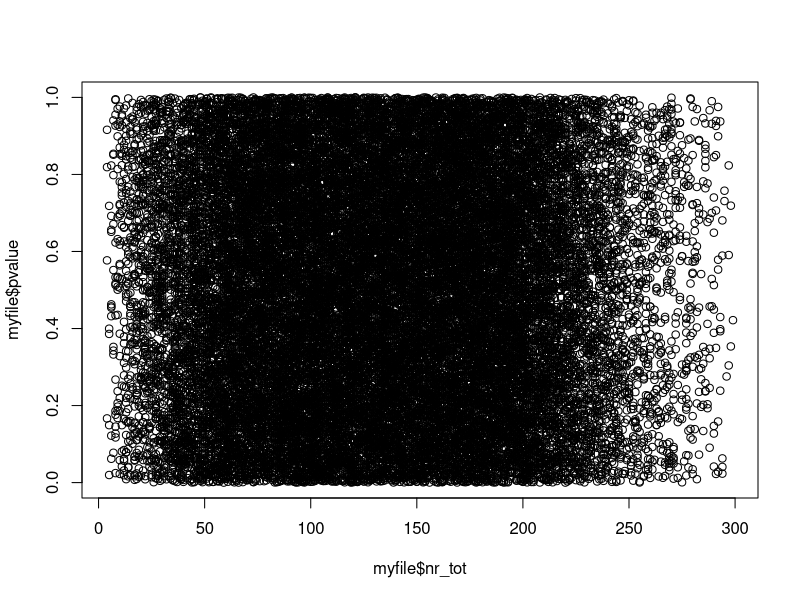
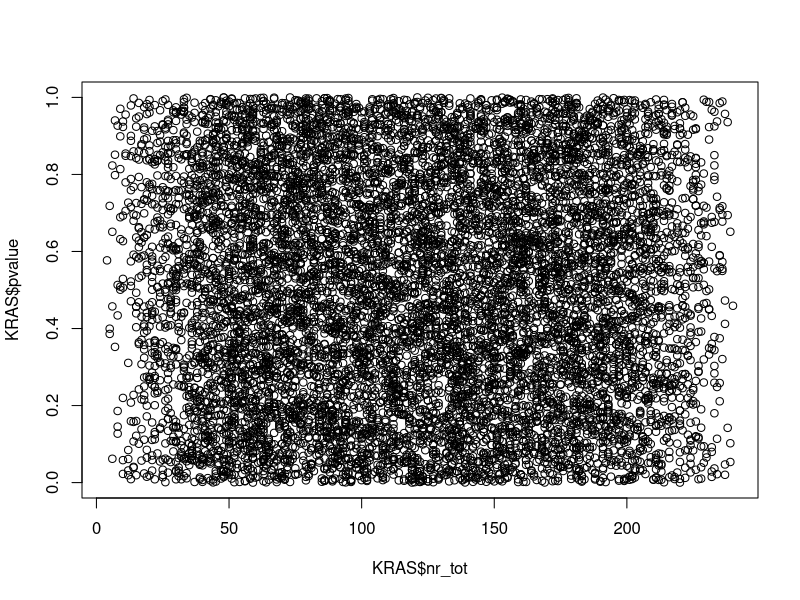
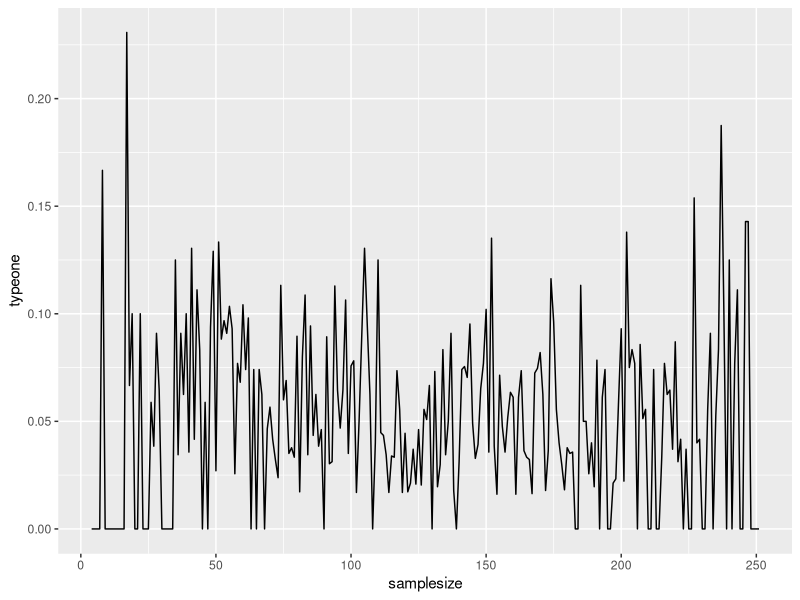
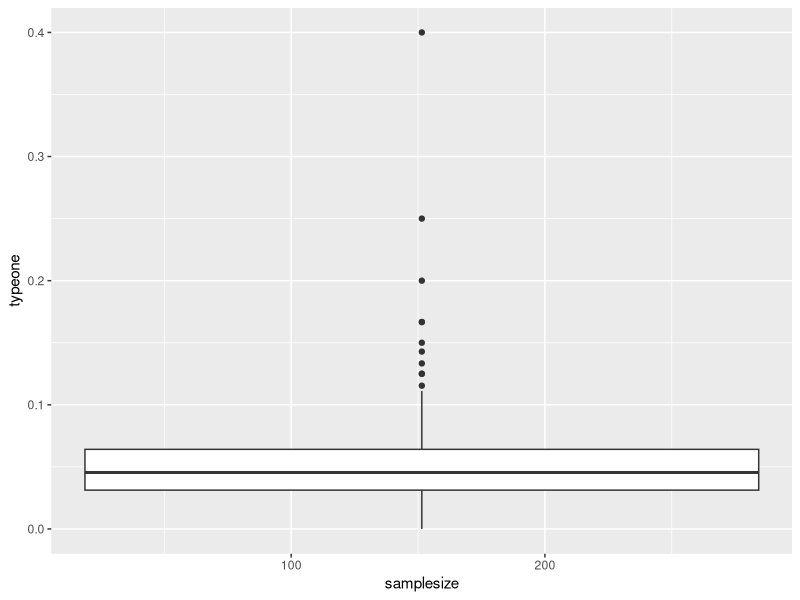

Write R code to recreate these figures, in order. (Note: this script raises an error after producing the figures.)
rm(list=ls())
set.seed(10)

nrRepeat = 10000
genes = c("KRAS", "TP53", "NRAS")
dat1 = data.frame(matrix(NA, nrRepeat , 4))
dat2 = data.frame(matrix(NA, nrRepeat , 4))
dat3 = data.frame(matrix(NA, nrRepeat , 4))


nr_genes_wt = c(180, 200, 190)
nr_genes_mut = c(72, 100, 50)
names(nr_genes_wt) = names(nr_genes_mut ) = genes

k = 1
colnames(dat1) = c("gene", "nr_wt", "nr_mut", "nr_tot")
colnames(dat2) = c("gene", "nr_wt", "nr_mut", "nr_tot")
colnames(dat3) = c("gene", "nr_wt", "nr_mut", "nr_tot")

##for(i in 1:3) {
  for(k in 1:nrRepeat) {
    nr_wt = sample(2:nr_genes_wt[1], 1)
    nr_mut = sample(2:min(nr_genes_wt[1]+1, nr_genes_mut[1]), 1)
    dat1[k, ] = c(genes[1], nr_wt, nr_mut, nr_wt + nr_mut)
    
  }
for(k in 1:nrRepeat) {
  nr_wt = sample(2:nr_genes_wt[2], 1)
  nr_mut = sample(2:min(nr_genes_wt[2]+1, nr_genes_mut[2]), 1)
  dat2[k, ] = c(genes[2], nr_wt, nr_mut, nr_wt + nr_mut)
  
}
for(k in 1:nrRepeat) {
  nr_wt = sample(2:nr_genes_wt[3], 1)
  nr_mut = sample(2:min(nr_genes_wt[3]+1, nr_genes_mut[3]), 1)
  dat3[k, ] = c(genes[3], nr_wt, nr_mut, nr_wt + nr_mut)
  
}
#}
datt<-rbind(dat1,dat2)
myfile<-rbind(datt,dat3)
head(myfile)
myfile$nr_tot<-as.numeric(myfile$nr_tot)
myfile$nr_wt<-as.numeric(myfile$nr_wt)
myfile$nr_mut<-as.numeric(myfile$nr_mut)
summary(myfile$nr_tot)
# fake p-values for type I error
myfile$pvalue = runif(nrow(myfile))
head(myfile)

# plotting
##s for type I error
plot(myfile$nr_tot,  myfile$pvalue)

# plotting
KRAS<-myfile[which(myfile$gene %in% "NRAS"),]
length(which(KRAS$pvalue<0.05))
dim(KRAS)
106/2000
plot(KRAS$nr_tot,KRAS$pvalue)


rm(list=ls())
set.seed(10)

nrRepeat = 10000
genes = c("KRAS", "TP53", "NRAS")
dat = data.frame(matrix(NA, nrRepeat * length(genes), 4))


nr_genes_wt = c(180, 200, 190)
nr_genes_mut = c(72, 100, 50)
names(nr_genes_wt) = names(nr_genes_mut ) = genes

k = 1
colnames(dat) = c("gene", "nr_wt", "nr_mut", "nr_tot")
for(gene in genes) {
  for(i in 1:nrRepeat) {
    nr_wt = sample(2:nr_genes_wt[gene], 1)
    nr_mut = sample(2:min(nr_genes_wt[gene]+1, nr_genes_mut[gene]), 1)
    dat[k, ] = c(gene, nr_wt, nr_mut, nr_wt + nr_mut)
    k = k + 1
  }
  
}
head(dat)
summary(dat$nr_tot)
dat[1500:1505,]
# fake p-values for type I error
dat$pvalue = runif(nrow(dat))
head(dat)

dat$nr_tot<-as.numeric(dat$nr_tot)

library(ggplot2)
mygene<-dat[which(dat$gene %in% "KRAS"),]
lu<-length(unique(mygene$nr_tot))
su<-unique(mygene$nr_tot)
tu<-as.data.frame(table(mygene$nr_tot))
head(tu)
tu$Freq[which(tu$Var1==su[i])]
five<-data.frame(samplesize=su,typeone=rep(0,lu))
for(i in 1:lu){
  five[i,1]<-su[i]
  five[i,2]<-(length(which(mygene$pvalue[which(mygene$nr_tot==su[i])]<0.05))/tu$Freq[which(tu$Var1==su[i])])
}


##five$samplesize<-factor(five$samplesize)

ggplot(five,aes(x=samplesize,y=typeone))+geom_line()
mygene<-dat
lu<-length(unique(mygene$nr_tot))
su<-unique(mygene$nr_tot)
tu<-as.data.frame(table(mygene$nr_tot))
head(tu)
tu$Freq[which(tu$Var1==su[i])]
five<-data.frame(samplesize=su,typeone=rep(0,lu))
for(i in 1:lu){
  five[i,1]<-su[i]
  five[i,2]<-(length(which(mygene$pvalue[which(mygene$nr_tot==su[i])]<0.05))/tu$Freq[which(tu$Var1==su[i])])
}

##five$samplesize<-factor(five$samplesize)
ggplot(five,aes(x=samplesize,y=typeone))+geom_boxplot()
mean(five$typeone)
five2<-tibble(five)
five2<-five2[order(five2$samplesize),]
library(stats)
library(tibble)
lo1<-loess(typeone~samplesize,data=five2,span=0.1)
lo2<-loess(typeone~samplesize,data=five2,span=0.4)
lo3<-loess(typeone~samplesize,data=five2,span=0.6)

smoothed101 <- predict(lo1)
smoothed102 <- predict(lo2)
smoothed103 <- predict(lo3)

plot(five2$samplesize,five2$typeone, type="l", main="Loess Smoothing and Prediction", xlab="Date", ylab="Unemployment (Median)")
lines(smoothed101, x=five2$samplesize, col="red")
lines(smoothed102, x=five2$samplesize, col="blue")
lines(smoothed103, x=five2$samplesize, col="green")

method = c("loess", "model.frame")
x<-rnorm(40)
y=2*x+rnorm(40)
lo<-loess(y~x,span = 0.5)
smoothed10 <- predict(lo)
plot(y,x, type="l", main="Loess Smoothing and Prediction", xlab="Date", ylab="Unemployment (Median)")
lines(smoothed10, x=x, col="red")

calcSSE <- function(x){
  loessMod <- try(loess(uempmed ~ index, data=economics, span=x), silent=T)
  res <- try(loessMod$residuals, silent=T)
  if(class(res)!="try-error"){
    if((sum(res, na.rm=T) > 0)){
      sse <- sum(res^2)  
    }
  }else{
    sse <- 99999
  }
  return(sse)
}

# Run optim to find span that gives min SSE, starting at 0.5
optim(par=c(0.5), calcSSE, method="SANN")
#> $par